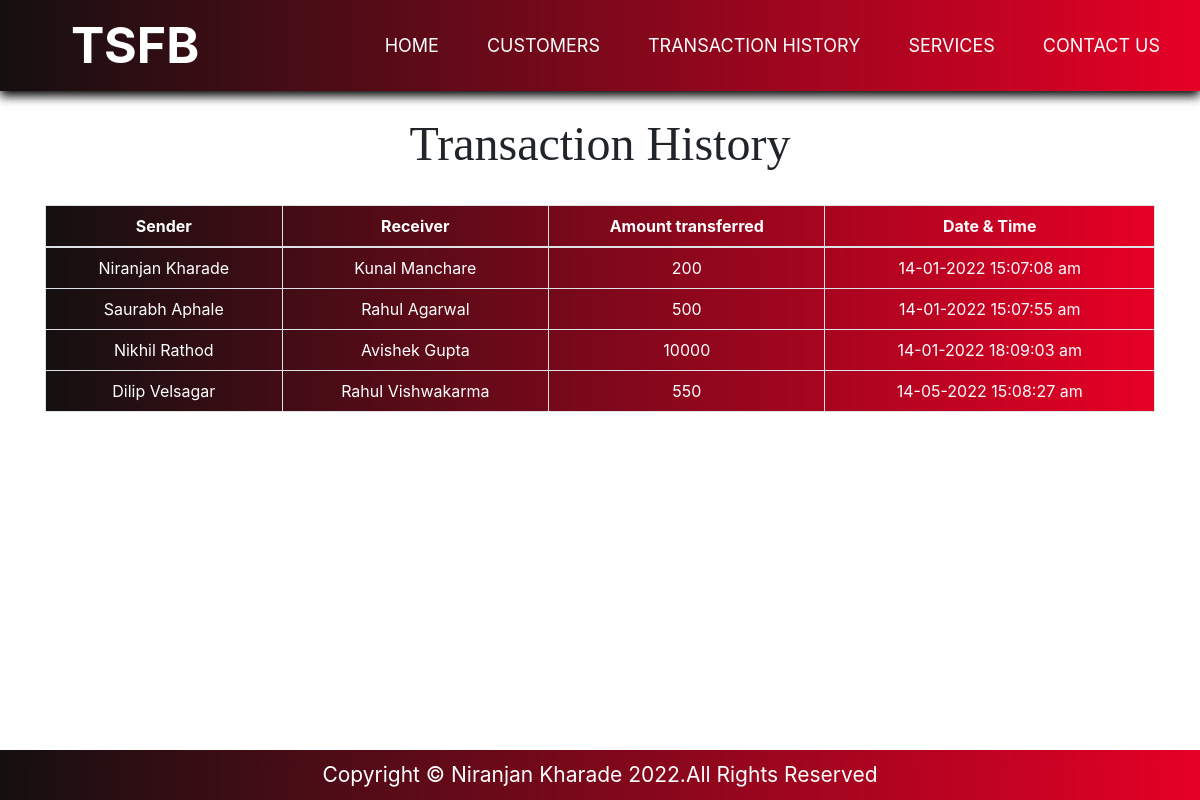
/transaction_history.php, run on the app's committed database.
### tables this page shows
CREATE TABLE `transfer` (
  `sender` varchar(30) NOT NULL,
  `receiver` varchar(30) NOT NULL,
  `amount` int(100) NOT NULL,
  `d&t` varchar(100) NOT NULL
);

### transaction_history.php (the view)
<?php
require_once 'header.php';
require_once 'config.php';
$sql="SELECT * FROM transfer";
$result = mysqli_query($link,$sql);
 ?>
 <div class="container">
        <h1 class="text-center pt-4" style="font-family:'raleway';font-weight:500;font-size:3em;">Transaction History</h1>
        <br>
            <div class="row">
                <div class="col">
                    <div class="table-responsive-sm tab3">
                    <table class="table table-sm table-condensed table-bordered">
                        <thead>
                            <tr>
                            <th scope="col" class="text-center py-2">Sender</th>
                            <th scope="col" class="text-center py-2">Receiver</th>
                            <th scope="col" class="text-center py-2">Amount transferred</th>
                            <th scope="col" class="text-center py-2">Date & Time</th>
                            </tr>
                        </thead>
                        <tbody>
                <?php
                    while($rows=mysqli_fetch_assoc($result)){
                ?>
                    <tr>
                        <td class="text-center py-2"><?php echo $rows['sender']?></td>
                        <td class="text-center py-2"><?php echo $rows['receiver']?></td>
                        <td class="text-center py-2"><?php echo $rows['amount']?></td>
                        <td class="text-center py-2"><?php echo $rows['d&t']?></td>
                    </tr>
                <?php
                    }
                ?>
                        </tbody>
                    </table>
                    </div>
                </div>
            </div>
         </div>
 <?php
require_once 'footer.php';
  ?>

### header.php (style rules this page uses)
body { display: flex; flex-direction: column; height: 100vh; }
.tab3 { background: linear-gradient(to right, #141010 0%, #E60026 100%); }
.tab3 th { color: white; }
.tab3 td { color: white; }

### data on the page
transfer: sender "Niranjan Kharade", receiver "Kunal Manchare", amount "200", value "14-01-2022 15:07:08 am"
transfer: sender "Saurabh Aphale", receiver "Rahul Agarwal", amount "500", value "14-01-2022 15:07:55 am"
transfer: sender "Nikhil Rathod", receiver "Avishek Gupta", amount "10000", value "14-01-2022 18:09:03 am"
transfer: sender "Dilip Velsagar", receiver "Rahul Vishwakarma", amount "550", value "14-05-2022 15:08:27 am"
